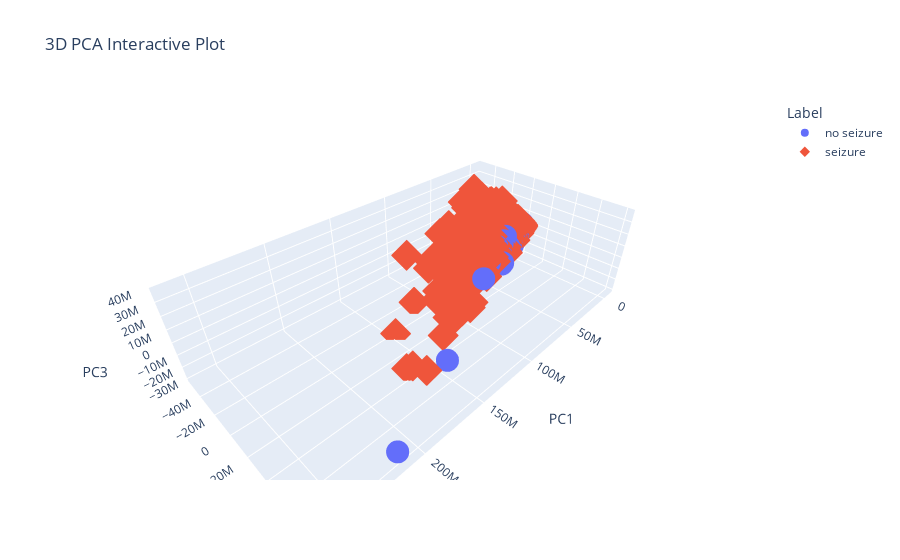

Notebook code for this chart:
### Code cell
pca = PCA(n_components=3)
X_pca = pca.fit_transform(X)

# 2. Create a DataFrame to make labeling easier
df = pd.DataFrame(X_pca, columns=['PC1', 'PC2', 'PC3'])
df['label'] = y

# Map numeric labels to descriptive names
label_map = {0: 'no seizure', 1: 'seizure'}
df['label_name'] = df['label'].map(label_map)

# 3. Create an interactive 3D scatter plot with Plotly
fig = px.scatter_3d(
    df,
    x='PC1',
    y='PC2',
    z='PC3',
    color='label_name',         # color points by label name
    symbol='label_name',        # optionally vary marker symbol by label
    labels={'color': 'Condition'},  # legend axis label
    title='3D PCA Interactive Plot'
)

# 4. Customize the plot layout (optional)
fig.update_layout(
    scene=dict(
        xaxis_title='PC1',
        yaxis_title='PC2',
        zaxis_title='PC3'
    ),
    legend_title_text='Label'
)

# 5. Show the plot
fig.show()

### Figure 1 — Plotly figure (JSON) as saved in the notebook; plotly's stock layout.template omitted (floating-point values rounded to 4 significant figures; data arrays with more than 128 entries replaced by an {"elided": "..."} marker saying what was removed)
{"data": [{"hovertemplate": "label_name=no seizure<br>PC1=%{x}<br>PC2=%{y}<br>PC3=%{z}<extra></extra>", "legendgroup": "no seizure", "marker": {"color": "#636efa", "symbol": "circle"}, "mode": "markers", "name": "no seizure", "scene": "scene", "showlegend": true, "type": "scatter3d", "x": {"elided": "9200 float values"}, "y": {"elided": "9200 float values"}, "z": {"elided": "9200 float values"}}, {"hovertemplate": "label_name=seizure<br>PC1=%{x}<br>PC2=%{y}<br>PC3=%{z}<extra></extra>", "legendgroup": "seizure", "marker": {"color": "#EF553B", "symbol": "diamond"}, "mode": "markers", "name": "seizure", "scene": "scene", "showlegend": true, "type": "scatter3d", "x": {"elided": "2300 float values"}, "y": {"elided": "2300 float values"}, "z": {"elided": "2300 float values"}}], "layout": {"legend": {"title": {"text": "Label"}, "tracegroupgap": 0}, "scene": {"domain": {"x": [0, 1], "y": [0, 1]}, "xaxis": {"title": {"text": "PC1"}}, "yaxis": {"title": {"text": "PC2"}}, "zaxis": {"title": {"text": "PC3"}}}, "title": {"text": "3D PCA Interactive Plot"}}}
